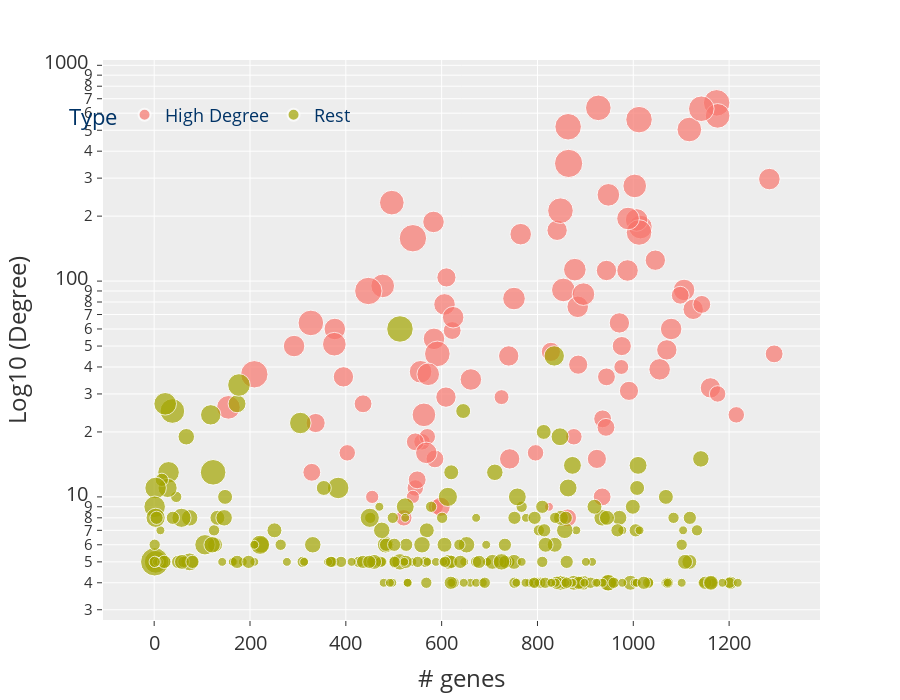

This figure's notebook cell:
### Code cell
fig = px.scatter(tst_df, x="count_th", y="degree_t", color="Type", size="normalized_size", size_max=size_max, log_y=True, hover_data=["Gene", "count"])
fig.update_layout(
    title="",
    legend=dict(
        title="Type",
        orientation="h",
        yanchor="middle",
        xanchor="center",
        y=0.90,
        x=0.15,
        bgcolor="rgba(0,0,0,0)",
        font=dict(size=18, color="#003366"),
    ),
    yaxis=dict(tickfont=dict(size=20), title="Log10 (Degree)"),
    xaxis=dict(tickfont=dict(size=20), title="# genes"),
    font=dict(size=20),
    height=700,
)
fig.show()
save_fig(name="Degree_highCorrGenes", fig=fig, base_path=figures_path, width=1400, height=700, margin=0.02)

### Figure 1 — Plotly figure (JSON) as saved in the notebook; plotly's stock layout.template omitted (floating-point values rounded to 4 significant figures; data arrays with more than 128 entries replaced by an {"elided": "..."} marker saying what was removed)
{"data": [{"customdata": {"elided": "94x2 mixed values"}, "hovertemplate": "Type=High Degree<br>count_th=%{x}<br>degree_t=%{y}<br>normalized_size=%{marker.size}<br>Gene=%{customdata[0]}<br>count=%{customdata[1]}<extra></extra>", "legendgroup": "High Degree", "marker": {"color": "#F8766D", "size": [9.2, 17.6, 14, 12.8, 15.2, 15.2, 14, 16.4, 15.2, 11.6, 14, 16.4, 11.6, 11.6, 14, 11.6, 9.2, 6.8, 18.8, 10.4, 11.6, 10.4, 9.2, 9.2, 17.6, 12.8, 11.6, 8, 16.4, 10.4, 9.2, 16.4, 10.4, 5.6, 8, 10.4, 20, 6.8, 11.6, 12.8, 17.6, 12.8, 10.4, 11.6, 16.4, 11.6, 10.4, 10.4, 11.6, 6.8, 10.4, 8, 18.8, 11.6, 10.4, 9.2, 11.6, 11.6, 12.8, 11.6, 10.4, 14, 8, 14, 14, 18.8, 6.8, 12.8, 12.8, 16.4, 8, 9.2, 6.8, 9.2, 4.4, 5.6, 8, 8, 5.6, 8, 6.8, 6.8, 6.8, 12.8, 8, 8, 11.6, 6.8, 8, 8, 4.4, 8, 2, 8], "sizemode": "area", "sizeref": 0.05, "symbol": "circle"}, "mode": "markers", "name": "High Degree", "orientation": "v", "showlegend": true, "type": "scatter", "x": [976, 1174, 1015, 1007, 1176, 1117, 854, 1012, 496, 583, 563, 927, 765, 606, 477, 1284, 610, 403, 540, 1125, 377, 740, 885, 924, 864, 878, 1055, 1294, 327, 609, 828, 1142, 841, 588, 622, 395, 865, 559, 1079, 989, 1012, 948, 971, 1106, 848, 988, 1161, 1070, 661, 570, 944, 936, 447, 584, 1046, 598, 292, 884, 556, 624, 742, 1003, 329, 376, 155, 209, 1215, 896, 751, 591, 436, 991, 545, 337, 455, 725, 944, 1098, 975, 1143, 796, 876, 1176, 572, 545, 586, 568, 521, 943, 935, 540, 549, 824, 863], "xaxis": "x", "y": [50, 670, 178, 192, 583, 504, 91, 168, 231, 188, 24, 635, 165, 78, 95, 297, 104, 16, 158, 74, 60, 45, 41, 15, 519, 113, 39, 46, 64, 29, 47, 629, 172, 9, 59, 36, 351, 18, 60, 195, 560, 251, 64, 91, 212, 112, 32, 48, 35, 19, 112, 23, 90, 54, 125, 9, 50, 76, 38, 68, 15, 276, 13, 51, 26, 37, 24, 87, 83, 46, 27, 31, 11, 22, 10, 29, 36, 86, 40, 78, 16, 19, 30, 37, 18, 15, 16, 8, 21, 10, 10, 12, 9, 8], "yaxis": "y"}, {"customdata": {"elided": "248x2 mixed values"}, "hovertemplate": "Type=Rest<br>count_th=%{x}<br>degree_t=%{y}<br>normalized_size=%{marker.size}<br>Gene=%{customdata[0]}<br>count=%{customdata[1]}<extra></extra>", "legendgroup": "Rest", "marker": {"color": "#A3A500", "size": {"elided": "248 float values"}, "sizemode": "area", "sizeref": 0.05, "symbol": "circle"}, "mode": "markers", "name": "Rest", "orientation": "v", "showlegend": true, "type": "scatter", "x": {"elided": "248 int values"}, "xaxis": "x", "y": {"elided": "248 int values"}, "yaxis": "y"}], "layout": {"font": {"size": 20}, "height": 700, "legend": {"bgcolor": "rgba(0,0,0,0)", "font": {"color": "#003366", "size": 18}, "itemsizing": "constant", "orientation": "h", "title": {"text": "Type"}, "tracegroupgap": 0, "x": 0.15, "xanchor": "center", "y": 0.9, "yanchor": "middle"}, "margin": {"t": 60}, "title": {"text": ""}, "xaxis": {"anchor": "y", "domain": [0, 1], "tickfont": {"size": 20}, "title": {"text": "# genes"}}, "yaxis": {"anchor": "x", "domain": [0, 1], "tickfont": {"size": 20}, "title": {"text": "Log10 (Degree)"}, "type": "log"}}}
